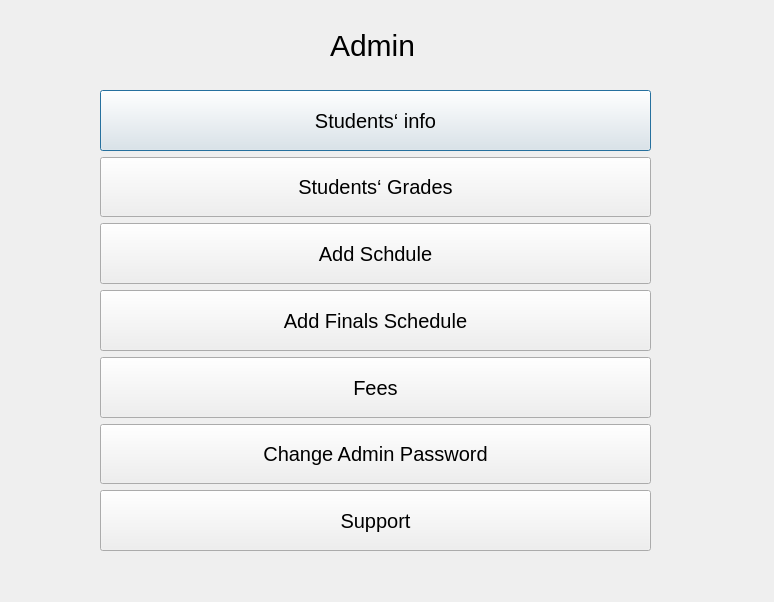
<?xml version="1.0" encoding="UTF-8"?>
<ui version="4.0">
 <class>admin</class>
 <widget class="QDialog" name="admin">
  <property name="geometry">
   <rect>
    <x>0</x>
    <y>0</y>
    <width>774</width>
    <height>602</height>
   </rect>
  </property>
  <property name="windowTitle">
   <string>Dialog</string>
  </property>
  <widget class="QLabel" name="label">
   <property name="geometry">
    <rect>
     <x>330</x>
     <y>20</y>
     <width>171</width>
     <height>51</height>
    </rect>
   </property>
   <property name="styleSheet">
    <string notr="true">QLabel{font-size:30px;}</string>
   </property>
   <property name="text">
    <string>Admin</string>
   </property>
  </widget>
  <widget class="QWidget" name="layoutWidget">
   <property name="geometry">
    <rect>
     <x>100</x>
     <y>90</y>
     <width>551</width>
     <height>461</height>
    </rect>
   </property>
   <layout class="QVBoxLayout" name="verticalLayout">
    <item>
     <widget class="QPushButton" name="pushButton">
      <property name="sizePolicy">
       <sizepolicy hsizetype="Minimum" vsizetype="Minimum">
        <horstretch>0</horstretch>
        <verstretch>0</verstretch>
       </sizepolicy>
      </property>
      <property name="styleSheet">
       <string notr="true">font-size: 15pt;</string>
      </property>
      <property name="text">
       <string>Students‘ info</string>
      </property>
     </widget>
    </item>
    <item>
     <widget class="QPushButton" name="pushButton_2">
      <property name="sizePolicy">
       <sizepolicy hsizetype="Minimum" vsizetype="Minimum">
        <horstretch>0</horstretch>
        <verstretch>0</verstretch>
       </sizepolicy>
      </property>
      <property name="styleSheet">
       <string notr="true">font-size: 15pt;</string>
      </property>
      <property name="text">
       <string>Students‘ Grades</string>
      </property>
     </widget>
    </item>
    <item>
     <widget class="QPushButton" name="pushButton_3">
      <property name="sizePolicy">
       <sizepolicy hsizetype="Minimum" vsizetype="Minimum">
        <horstretch>0</horstretch>
        <verstretch>0</verstretch>
       </sizepolicy>
      </property>
      <property name="styleSheet">
       <string notr="true">font-size: 15pt;</string>
      </property>
      <property name="text">
       <string>Add Schdule</string>
      </property>
     </widget>
    </item>
    <item>
     <widget class="QPushButton" name="pushButton_7">
      <property name="sizePolicy">
       <sizepolicy hsizetype="Minimum" vsizetype="Minimum">
        <horstretch>0</horstretch>
        <verstretch>0</verstretch>
       </sizepolicy>
      </property>
      <property name="styleSheet">
       <string notr="true">font-size: 15pt;</string>
      </property>
      <property name="text">
       <string>Add Finals Schedule</string>
      </property>
     </widget>
    </item>
    <item>
     <widget class="QPushButton" name="pushButton_4">
      <property name="sizePolicy">
       <sizepolicy hsizetype="Minimum" vsizetype="Minimum">
        <horstretch>0</horstretch>
        <verstretch>0</verstretch>
       </sizepolicy>
      </property>
      <property name="styleSheet">
       <string notr="true">font-size: 15pt;</string>
      </property>
      <property name="text">
       <string>Fees</string>
      </property>
     </widget>
    </item>
    <item>
     <widget class="QPushButton" name="pushButton_6">
      <property name="sizePolicy">
       <sizepolicy hsizetype="Minimum" vsizetype="Minimum">
        <horstretch>0</horstretch>
        <verstretch>0</verstretch>
       </sizepolicy>
      </property>
      <property name="styleSheet">
       <string notr="true">font-size: 15pt;</string>
      </property>
      <property name="text">
       <string>Change Admin Password</string>
      </property>
     </widget>
    </item>
    <item>
     <widget class="QPushButton" name="pushButton_5">
      <property name="sizePolicy">
       <sizepolicy hsizetype="Minimum" vsizetype="Minimum">
        <horstretch>0</horstretch>
        <verstretch>0</verstretch>
       </sizepolicy>
      </property>
      <property name="styleSheet">
       <string notr="true">font-size: 15pt;</string>
      </property>
      <property name="text">
       <string>Support</string>
      </property>
     </widget>
    </item>
   </layout>
  </widget>
 </widget>
 <resources/>
 <connections/>
</ui>
